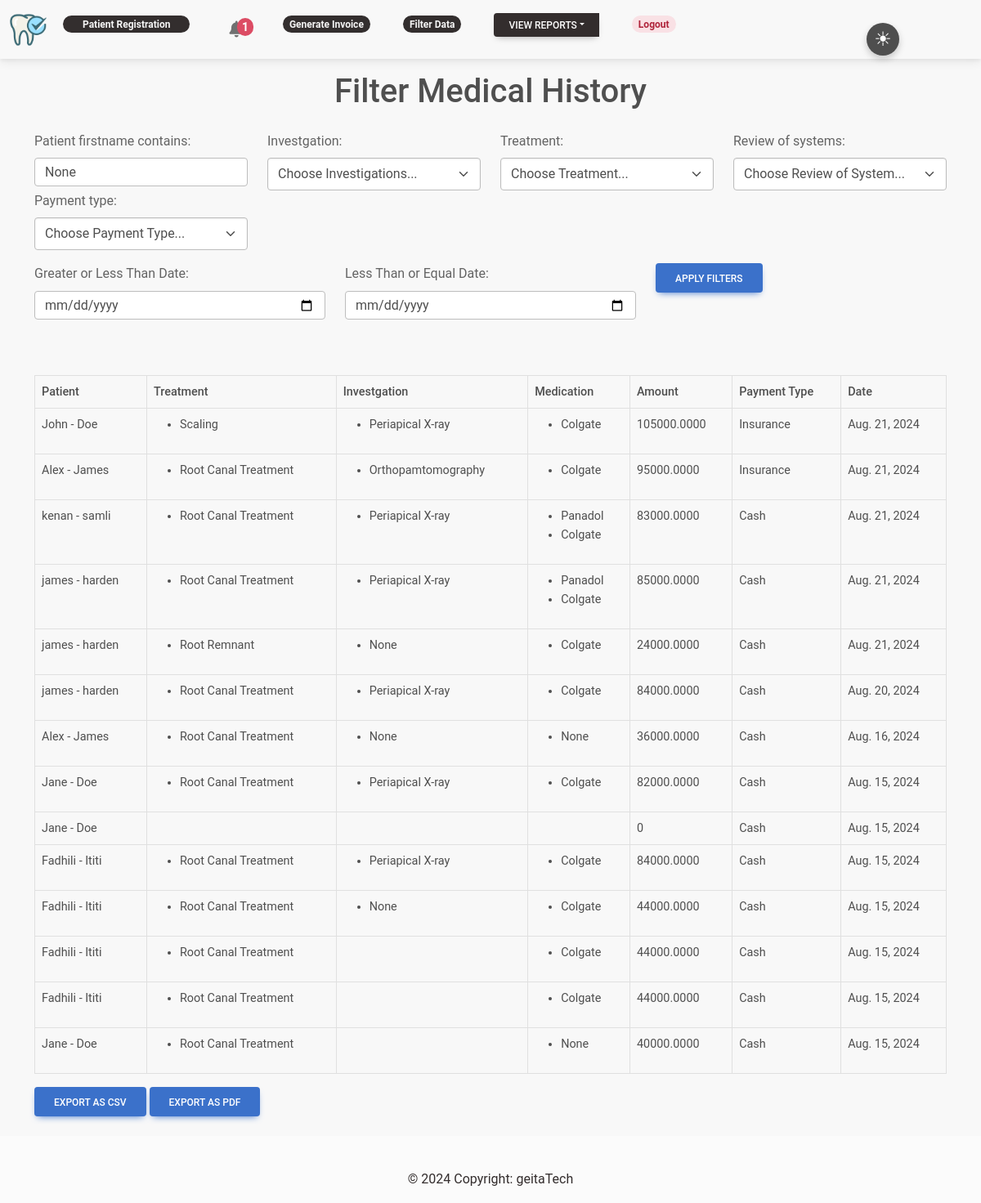
The page /filtered/ (signed in) on the database its author committed.
### patient/models.py (models this page shows, shortened)
class MedicalHistory(models.Model):
    patient = models.ForeignKey(Patient, on_delete=models.CASCADE,
                                related_name='patientmedicalhistory')
    history = models.CharField(max_length=255)
    review_of_systems = models.ManyToManyField(ReviewofSystem)
    examination = models.ManyToManyField(Examination)
    diagnosis = models.ManyToManyField(Diagnosis)
    investgation = models.ManyToManyField(Investgation)
    treatment = models.ManyToManyField(Treatment)
    medication = models.ManyToManyField(Medication)
    payment_type = models.ForeignKey(PaymentType, on_delete=models.CASCADE)
    follow_up_date = models.DateField(null=True, blank=True)
    notes = models.CharField(max_length=2000,blank=True)
    doctor = models.ForeignKey(Doctor, on_delete=models.PROTECT, null=True)
    treatment_discount = models.DecimalField(max_digits=5, decimal_places=2, default=0)
    investigation_discount = models.DecimalField(max_digits=5, decimal_places=2, default=0)
    medication_discount = models.DecimalField(max_digits=5, decimal_places=2, default=0)
    created_at = models.DateTimeField(auto_now_add=True)
    def calculate_total_price(self):
        total_price = 0
        if self.payment_type.name == "Insurance":
            for item in self.treatment.all():
                total_price += item.insurance_price * (1 - self.treatment_discount / 100)
            for item in self.investgation.all():
                total_price += item.insurance_price * (1 - self.investigation_discount / 100)
            for item in self.medication.all():
                total_price += item.insurance_price * (1 - self.medication_discount / 100)
        else:  # Cash payment
            for item in self.treatment.all():
                total_price += item.cash_price * (1 - self.treatment_discount / 100)
            for item in self.investgation.all():
                total_price += item.cash_price * (1 - self.investigation_discount / 100)
            for item in self.medication.all():
                total_price += item.cash_price * (1 - self.medication_discount / 100)
        return total_price
    class Meta:
        verbose_name_plural = 'Medical History'

class Patient(models.Model):
    GENDER = (
        ('M', 'Male'),
        ('F', 'Female')
    )
    PAYMENT_TYPE = (
        ('cash', 'Cash'),
        ('insurance', 'Insurance')
    )
    firstname = models.CharField(max_length=255)
    lastname = models.CharField(max_length=255)
    DOB = models.CharField(max_length=255, blank=True, null=True)
    address = models.CharField(max_length=255)
    phone_number = models.CharField(max_length=255)
    gender = models.CharField(max_length=255, choices=GENDER)
    weight = models.IntegerField(default=0)
    BPressure = models.CharField(max_length=255, blank=True, null=True)
    payment_type = models.CharField(max_length=10, choices=PAYMENT_TYPE, null=True)
    insurance_provider = models.CharField(max_length=255, blank=True, null=True)  # Optional field for insurance provider
    DOR = models.DateField(null=True)
    created_at = models.DateTimeField(auto_now_add=True)
    updated_at = models.DateTimeField(auto_now=True)
    def __str__(self):
        return f'{self.firstname} - {self.lastname}'

class Treatment(models.Model):
    name = models.CharField(max_length=255)
    cash_price = models.DecimalField(max_digits=10, decimal_places=2, null=True)
    insurance_price = models.DecimalField(max_digits=10, decimal_places=2, null=True)
    def __str__(self):
        return self.name

class Investgation(models.Model):
    name = models.CharField(max_length=255)
    cash_price = models.DecimalField(max_digits=10, decimal_places=2, null=True)
    insurance_price = models.DecimalField(max_digits=10, decimal_places=2, null=True)
    def __str__(self):
        return self.name

class Medication(models.Model):
    name = models.CharField(max_length=255)
    cash_price = models.DecimalField(max_digits=10, decimal_places=2, null=True)
    insurance_price = models.DecimalField(max_digits=10, decimal_places=2, null=True)

class PaymentType(models.Model):
    name = models.CharField(max_length=255)
    def __str__(self):
        return self.name

### patient/views.py (the view)
# urls.py: path('filtered/', views.FilteredMedicalHistoryView.as_view(), name='filtered'),
class FilteredMedicalHistoryView(View):
    template_name = 'filtered_medical_history.html'
    def get(self, request):
        filter = MedicalHistoryFilter(request.GET, queryset=MedicalHistory.objects.order_by('-id'))
        filtered_records = filter.qs
        context = {
            'filter': filter,
            'filtered_records': filtered_records,
        }
        return render(request, self.template_name, context)

### patient/models.py (called while the page is built)
    def __str__(self):
        return f'{self.name}'

### patient/template_context.py (called while the page is built)
def upcoming_follow_up_count(request):
    today = datetime.now().date()
    tomorrow = today + timedelta(days=1)
    upcoming_follow_up_count = MedicalHistory.objects.filter(follow_up_date=tomorrow).count()
    return {'upcoming_follow_up_count': upcoming_follow_up_count}

### patient/templates/filtered_medical_history.html (shortened to what this page needs)
{% extends 'base.html' %}
{% load crispy_forms_tags %}
{% block content %}
<div class="container mb-4">
    <h1 class="text-center pt-3 mb-4">Filter Medical History</h1>
    <form method="get">
        <div class="row mb-3">
            <div class="col-md-3">
                <label class="form-label">{{ filter.form.patient.label_tag }}</label>
                <div class="input-group">
                    <input type="text" class="form-control" name="{{ filter.form.patient.firstname }}"
                           value="{{ filter.form.patient.value }}">
                </div>
            </div>
            <div class="col-md-3">
                <label class="form-label">{{ filter.form.investgation.label_tag }}</label>
                <select class="form-select" name="{{ filter.form.investgation.name }}">
                    <option value="" selected>Choose Investigations...</option>
                </select>
            </div>
            <div class="col-md-3">
                <label class="form-label">{{ filter.form.treatment.label_tag }}</label>
                <select class="form-select" name="{{ filter.form.treatment.name }}">
                    <option value="" selected>Choose Treatment...</option>
                </select>
            </div>
            <div class="col-md-3">
                <label class="form-label">{{ filter.form.review_of_systems.label_tag }}</label>
                <select class="form-select" name="{{ filter.form.review_of_systems.name }}">
                    <option value="" selected>Choose Review of System...</option>
                </select>
            </div>
            <div class="col-md-3">
                <label class="form-label">{{ filter.form.payment_type.label_tag }}</label>
                <select class="form-select" name="{{ filter.form.payment_type.name }}">
                    <option value="" selected>Choose Payment Type...</option>
                </select>
            </div>
        </div>
        <div class="row mb-3">
            <div class="col-md-4">
                <label class="form-label">{{ filter.form.min_date.label_tag }}</label>
                <input type="date" class="form-control" name="{{ filter.form.min_date.name }}"
                       value="{{ filter.form.min_date.value }}">
            </div>
            <div class="col-md-4">
                <label class="form-label">{{ filter.form.max_date.label_tag }}</label>
                <input type="date" class="form-control" name="{{ filter.form.max_date.name }}"
                       value="{{ filter.form.max_date.value }}">
            </div>
            <div class="col-md-4">
                <button type="submit" class="btn btn-primary">Apply Filters</button>
            </div>
        </div>
    </form>
    <br>
    <br>
    <table class="table table-sm table-bordered">
        <thead>
            <tr>
                <th>Patient</th>
                <th>Treatment</th>
                <th>Investgation</th>
                <th>Medication</th>
                <th>Amount</th>
                <th>Payment Type</th>
                <th>Date</th>
            </tr>
        </thead>
        <tbody>
            {% for record in filtered_records %}
                <tr>
                    <td>{{ record.patient }}</td>
                    <td>
                        <ul>
                            {% for category in record.treatment.all %}
                                <li>{{ category.name }}</li>
                            {% endfor %}
                        </ul>
                    </td>
                    <td>
                        <ul>
                            {% for category in record.investgation.all %}
                                <li>{{ category.name }}</li>
                            {% endfor %}
                        </ul>
                    </td>
                    <td>
                        <ul>
                            {% for category in record.medication.all %}
                                <li>{{ category.name }}</li>
                            {% endfor %}
                        </ul>
                    </td>
                    <td>{{ record.calculate_total_price }}</td>
                    <td>{{ record.payment_type }}</td>
                    <td>{{ record.created_at|date }}</td>
                </tr>
            {% endfor %}
        </tbody>
    </table>
    <a href="{% url 'export_csv' %}?{{ request.GET.urlencode }}" class="btn btn-primary">Export as CSV</a>
    <a href="{% url 'export_pdf' %}?{{ request.GET.urlencode }}" class="btn btn-primary">Export as PDF</a>
</div>
{% endblock content %}

### patient/templates/base.html (shortened to what this page needs)
{% load static %}
<!doctype html>
<html lang="en">
  <head>
    <link rel="stylesheet" href="{% static 'css/mdb.min.css' %}">
    <link rel="stylesheet" href="{% static 'css/color_switch.css' %}">
    <link rel="stylesheet" href="https://cdnjs.cloudflare.com/ajax/libs/font-awesome/6.4.0/css/all.min.css" />
  </head>
  <body>
<nav class="navbar navbar-expand-lg">
  <div class="container-fluid">
    <div class="collapse navbar-collapse" id="navbarSupportedContent">
      <a class="navbar-brand mt-2 mt-lg-0" href="/">
        <img
          src="/media/2185051_dentist_dentistry_medical_oral_hygiene_tooth_icon_7VPLBN5.png"
          height="45"
          alt="App Logo"
          loading="lazy"
        />
      </a>
      <ul class="navbar-nav me-auto mb-2 mb-lg-0">
      {% if request.user.is_authenticated %}
        <li class="nav-item">
          <a class="nav-link nav-smaller-bold badge rounded-pill badge-dark px-4" href="{% url 'register' %}">Patient Registration</a>
        </li>
        <li class="nav-item">
          <a class="nav-link" href="{% url 'upcoming_follow_up' %}">
            <span class="badge rounded-pill badge-notification bg-danger {% if upcoming_follow_up_count > 0 %}shake-animation{% endif %}" style="font-size: 14px; padding: 4px 6px;">
                {% if upcoming_follow_up_count > 0 %}
                    {{ upcoming_follow_up_count }}
                {% else %}
                    0
                {% endif %}
            </span>
        </a>
        </li>
        {% for group in user.groups.all %}
        {% if group.name == 'admin' %}
        <li class="nav-item">
          <a class="nav-link nav-smaller-bold badge rounded-pill badge-dark" href="{% url 'history' %}">Generate Invoice</a>
        </li>
        <li class="nav-item">
          <a class="nav-link nav-smaller-bold badge rounded-pill badge-dark" href="{% url 'filtered' %}">Filter Data</a>
        </li>
    <li class="nav-item">
      <div class="btn-group">
        <button type="button" class="btn btn-sm btn-dark dropdown-toggle dropdown-toggle-split" data-mdb-toggle="dropdown" aria-expanded="false">
          View Reports
        </button>
        </li>
        {% endif %}
        {% endfor %}
      </ul>
    </div>
    <li class="nav-item">
      <a class="nav-link nav-smaller-bold badge rounded-pill badge-danger" href="{% url 'logout' %}">Logout</a>
    </li>
  {% else %}
  <li class="nav-item">
    <a class="nav-link nav-smaller-bold badge rounded-pill badge-primary" href="{% url 'login' %}">Login</a>
  </li>
  {% endif %}
    </div>
</nav>
      <div class="container">
        <div class="toggle-icon float-start" onclick="toggleMode()">
            <span id="light-icon">&#9728;</span>
        </div>
    </div>
    {% block content %}
    {% endblock content %}
    <footer class="bg-light text-center text-white">
      <div class="container p-4 pb-0">
      </div>
      <div class="text-center p-3 text-dark" style="background-color: rgba(0, 0, 0, 0);">
        © 2024 Copyright:
        <a class="text-dark" href="">geitaTech</a>
      </div>
    </footer>
  </body>
</html>

### static/css/color_switch.css (style rules this page uses)
body { background-color: #f8f8f8; }
.toggle-icon { position: absolute; top: 28px; right: 100px; cursor: pointer; font-size: 24px; z-index: 2; width: 40px; height: 40px; border-radius: 50%; background-color: #4E4E4E; display: flex; align-items: center; justify-content: center; box-shadow: 0 4px 8px rgba(0, 0, 0, 0.2); }
#light-icon { color: #ffffff; }
body:not(.dark-mode) #light-icon { display: inline; }

### patient/templates/base.html (style rules this page uses)
nav ul li { list-style:none; display:inline-block; margin-right:40px; }

### rows shown on the page
MedicalHistory: patient "John - Doe", calculate_total_price "105000.0000", payment_type "Insurance", created_at "Aug. 21, 2024"
Treatment: name "Scaling"
Investgation: name "Periapical X-ray"
Medication: name "Colgate"
MedicalHistory: patient "Alex - James", calculate_total_price "95000.0000", payment_type "Insurance", created_at "Aug. 21, 2024"
Treatment: name "Root Canal Treatment"
Investgation: name "Orthopamtomography"
MedicalHistory: patient "kenan - samli", calculate_total_price "83000.0000", payment_type "Cash", created_at "Aug. 21, 2024"
Medication: name "Panadol"
MedicalHistory: patient "james - harden", calculate_total_price "85000.0000", payment_type "Cash", created_at "Aug. 21, 2024"
MedicalHistory: patient "james - harden", calculate_total_price "24000.0000", payment_type "Cash", created_at "Aug. 21, 2024"
Treatment: name "Root Remnant"
Investgation: name "None"
MedicalHistory: patient "james - harden", calculate_total_price "84000.0000", payment_type "Cash", created_at "Aug. 20, 2024"
MedicalHistory: patient "Alex - James", calculate_total_price "36000.0000", payment_type "Cash", created_at "Aug. 16, 2024"
Medication: name "None"
MedicalHistory: patient "Jane - Doe", calculate_total_price "82000.0000", payment_type "Cash", created_at "Aug. 15, 2024"
MedicalHistory: patient "Jane - Doe", calculate_total_price "0", payment_type "Cash", created_at "Aug. 15, 2024"
MedicalHistory: patient "Fadhili - Ititi", calculate_total_price "84000.0000", payment_type "Cash", created_at "Aug. 15, 2024"
MedicalHistory: patient "Fadhili - Ititi", calculate_total_price "44000.0000", payment_type "Cash", created_at "Aug. 15, 2024"
MedicalHistory: patient "Fadhili - Ititi", calculate_total_price "44000.0000", payment_type "Cash", created_at "Aug. 15, 2024"
MedicalHistory: patient "Fadhili - Ititi", calculate_total_price "44000.0000", payment_type "Cash", created_at "Aug. 15, 2024"
MedicalHistory: patient "Jane - Doe", calculate_total_price "40000.0000", payment_type "Cash", created_at "Aug. 15, 2024"

### other values the page prints
{{ upcoming_follow_up_count }} "1"
{{ filter.form.patient.label_tag }} "Patient firstname contains:"
{{ filter.form.investgation.label_tag }} "Investgation:"
{{ filter.form.treatment.label_tag }} "Treatment:"
{{ filter.form.review_of_systems.label_tag }} "Review of systems:"
{{ filter.form.payment_type.label_tag }} "Payment type:"
{{ filter.form.min_date.label_tag }} "Greater or Less Than Date:"
{{ filter.form.max_date.label_tag }} "Less Than or Equal Date:"
